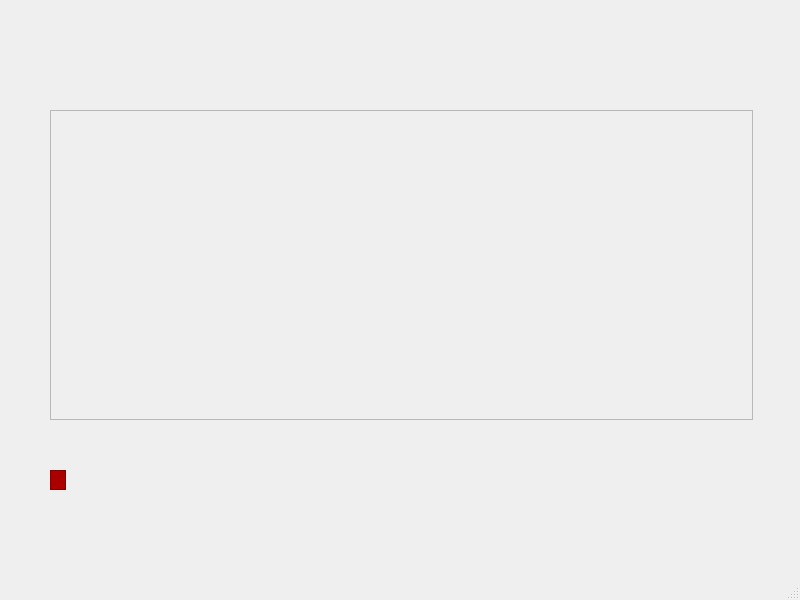
<?xml version="1.0" encoding="UTF-8"?>
<ui version="4.0">
 <class>WBSDMainWindow</class>
 <widget class="QMainWindow" name="WBSDMainWindow">
  <property name="geometry">
   <rect>
    <x>0</x>
    <y>0</y>
    <width>800</width>
    <height>600</height>
   </rect>
  </property>
  <property name="windowTitle">
   <string>Compact WBSD v0.91</string>
  </property>
  <widget class="QWidget" name="centralwidget">
   <widget class="QFrame" name="connStatusInd">
    <property name="enabled">
     <bool>true</bool>
    </property>
    <property name="geometry">
     <rect>
      <x>50</x>
      <y>110</y>
      <width>703</width>
      <height>310</height>
     </rect>
    </property>
    <property name="frameShape">
     <enum>QFrame::StyledPanel</enum>
    </property>
    <property name="frameShadow">
     <enum>QFrame::Sunken</enum>
    </property>
   </widget>
   <widget class="QFrame" name="connStatus">
    <property name="geometry">
     <rect>
      <x>50</x>
      <y>470</y>
      <width>16</width>
      <height>20</height>
     </rect>
    </property>
    <property name="styleSheet">
     <string notr="true">background:rgb(170, 0, 0)
</string>
    </property>
    <property name="frameShape">
     <enum>QFrame::StyledPanel</enum>
    </property>
    <property name="frameShadow">
     <enum>QFrame::Raised</enum>
    </property>
   </widget>
   <widget class="QLabel" name="connStatusInfo">
    <property name="geometry">
     <rect>
      <x>70</x>
      <y>470</y>
      <width>101</width>
      <height>21</height>
     </rect>
    </property>
    <property name="text">
     <string/>
    </property>
   </widget>
  </widget>
  <widget class="QStatusBar" name="statusbar"/>
  <widget class="QMenuBar" name="menubar">
   <property name="geometry">
    <rect>
     <x>0</x>
     <y>0</y>
     <width>800</width>
     <height>21</height>
    </rect>
   </property>
  </widget>
 </widget>
 <resources/>
 <connections/>
</ui>
